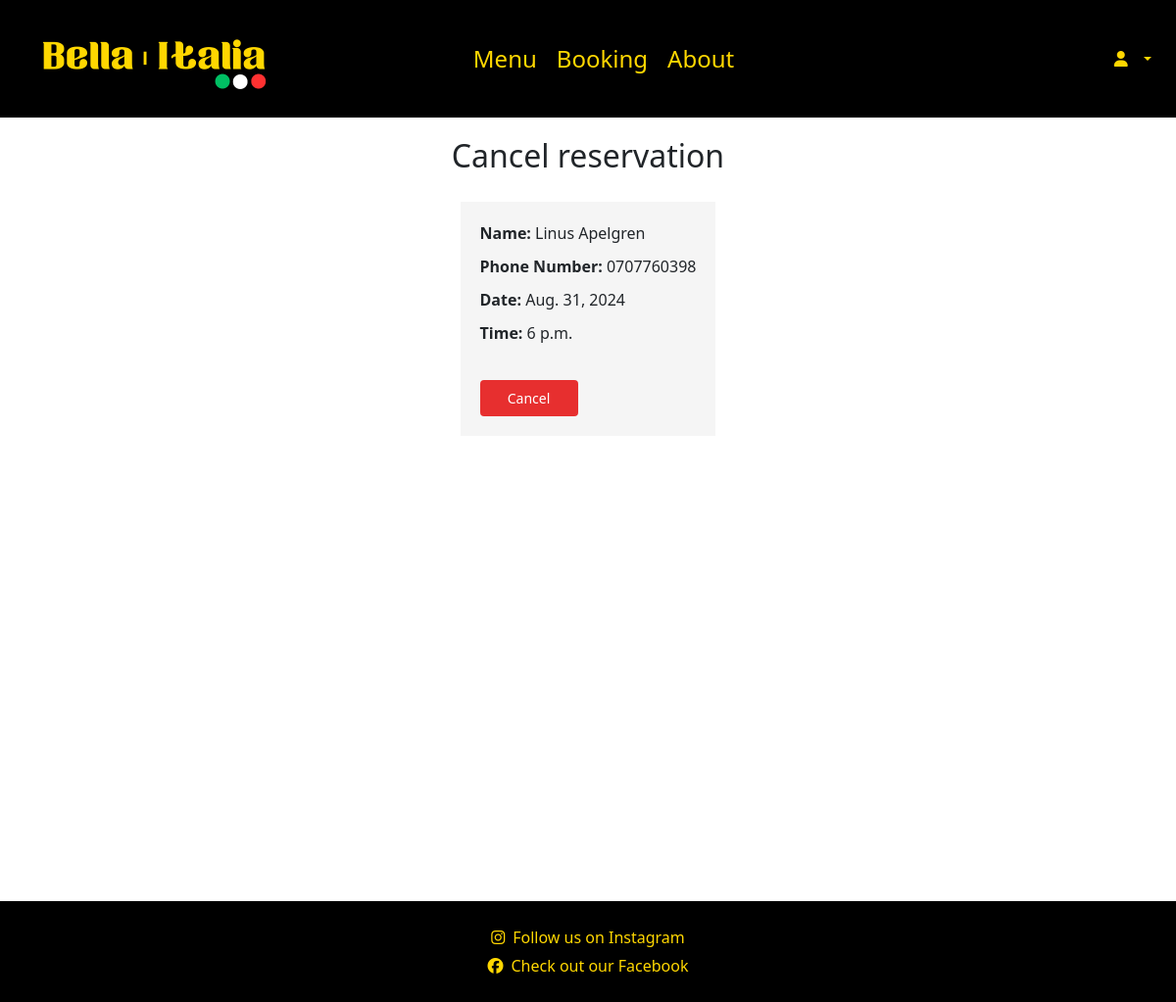
The app's page /booking/cancellation/1/ with its own data.
### booking/models.py (models this page shows, shortened)
class Reservation(models.Model):
    user = models.ForeignKey(settings.AUTH_USER_MODEL, on_delete=models.CASCADE, related_name='reservations')
    name = models.CharField(max_length=100)
    phone_number = models.CharField(max_length=20)
    guests = models.PositiveIntegerField()  # Ensures positive integer
    date = models.DateField()
    time = models.TimeField()  # Change to TimeField
    created_at = models.DateTimeField(auto_now_add=True)

### booking/views.py (the view)
# urls.py: path('cancellation/<int:reservation_id>/', cancellation, name='cancellation'),
def cancellation(request, reservation_id):
    reservation = get_object_or_404(Reservation, pk=reservation_id)
    return render(request, 'booking/cancellation.html', {'reservation': reservation})

### booking/templates/booking/cancellation.html (shortened to what this page needs)
{% extends 'base.html' %}
{% load static %}
{% block content %}
<div class="container min-vh-100 d-flex align-items-center" style="flex-direction: column;">
    <h2>Cancel reservation</h2>
    <div class="confirmation-details">
        <ul>
            <li><strong>Name:</strong> {{ reservation.name }}</li>
            <li><strong>Phone Number:</strong> {{ reservation.phone_number }}</li>
            <li><strong>Date:</strong> {{ reservation.date }}</li>
            <li><strong>Time:</strong> {{ reservation.time }}</li>
        </ul>
        <a href="{% url 'cancel_reservation' reservation.id %}" class="confirmation-details-button">Cancel</a>
    </div>
</div>
{% endblock %}

### static/css/styles.css (style rules this page uses)
body { margin: 0; padding-top: 120px; font-family: Arial, sans-serif; display: flex; flex-direction: column; min-height: 100vh; position: relative; }
.confirmation-details { width: fit-content; display: flex; justify-content: center; padding: 20px; margin-top: 20px; display: flex; flex-direction: column; background-color: whitesmoke; }
.confirmation-details ul { list-style-type: none; padding: 0; }
.confirmation-details ul li { margin-bottom: 10px; }
.confirmation-details-button { background-color: #e72f2f; color: white; border: none; padding: 8px 16px; text-align: center; text-decoration: none; display: inline-block; font-size: 14px; margin-top: 10px; cursor: pointer; border-radius: 4px; width: 100px; }
h2 { display: flex; justify-content: center; align-items: center; padding-top: 20px; }

### records on screen
Reservation: name "Linus Apelgren", phone_number "0707760398", date "Aug. 31, 2024", time "6 p.m."
